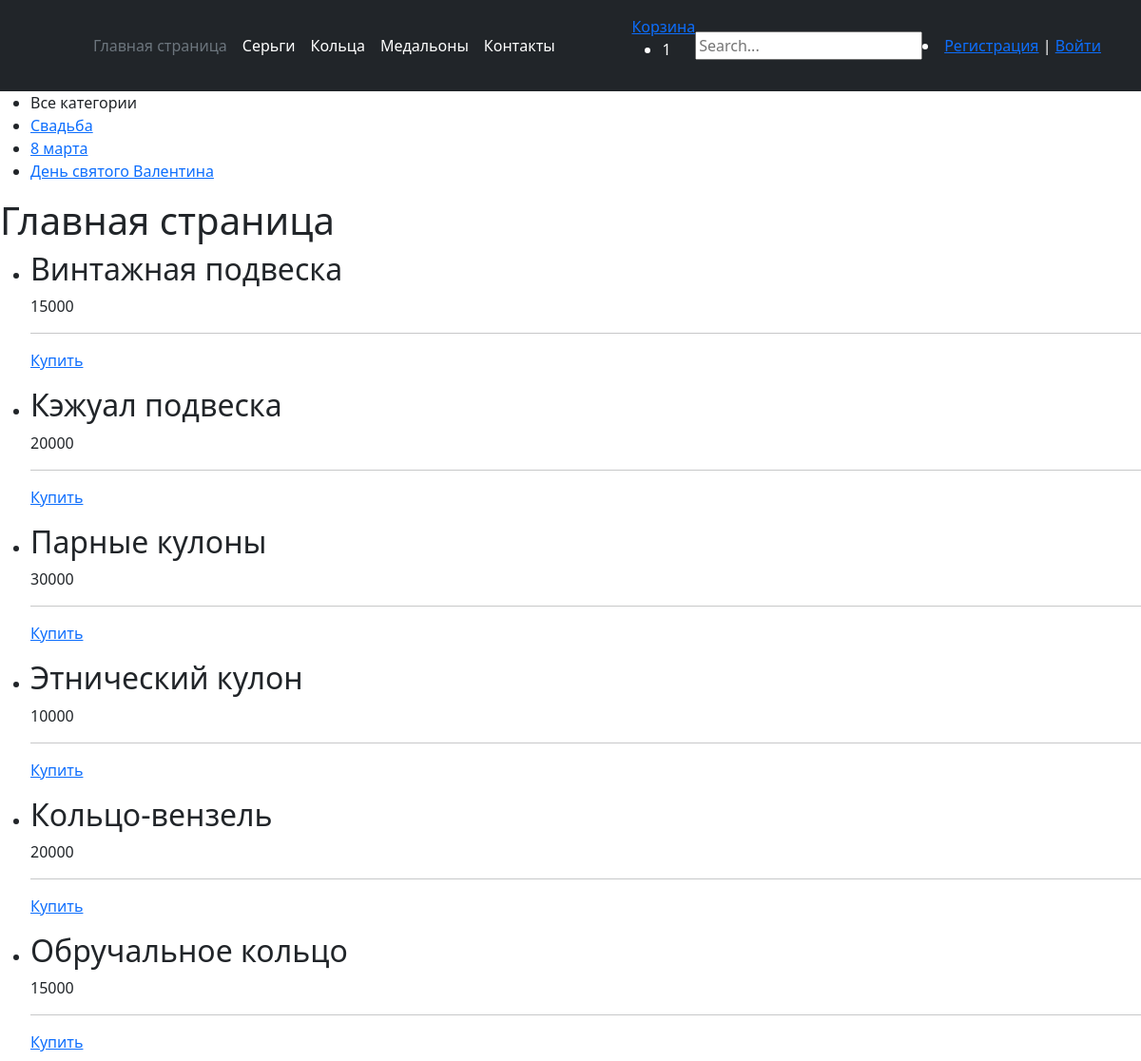
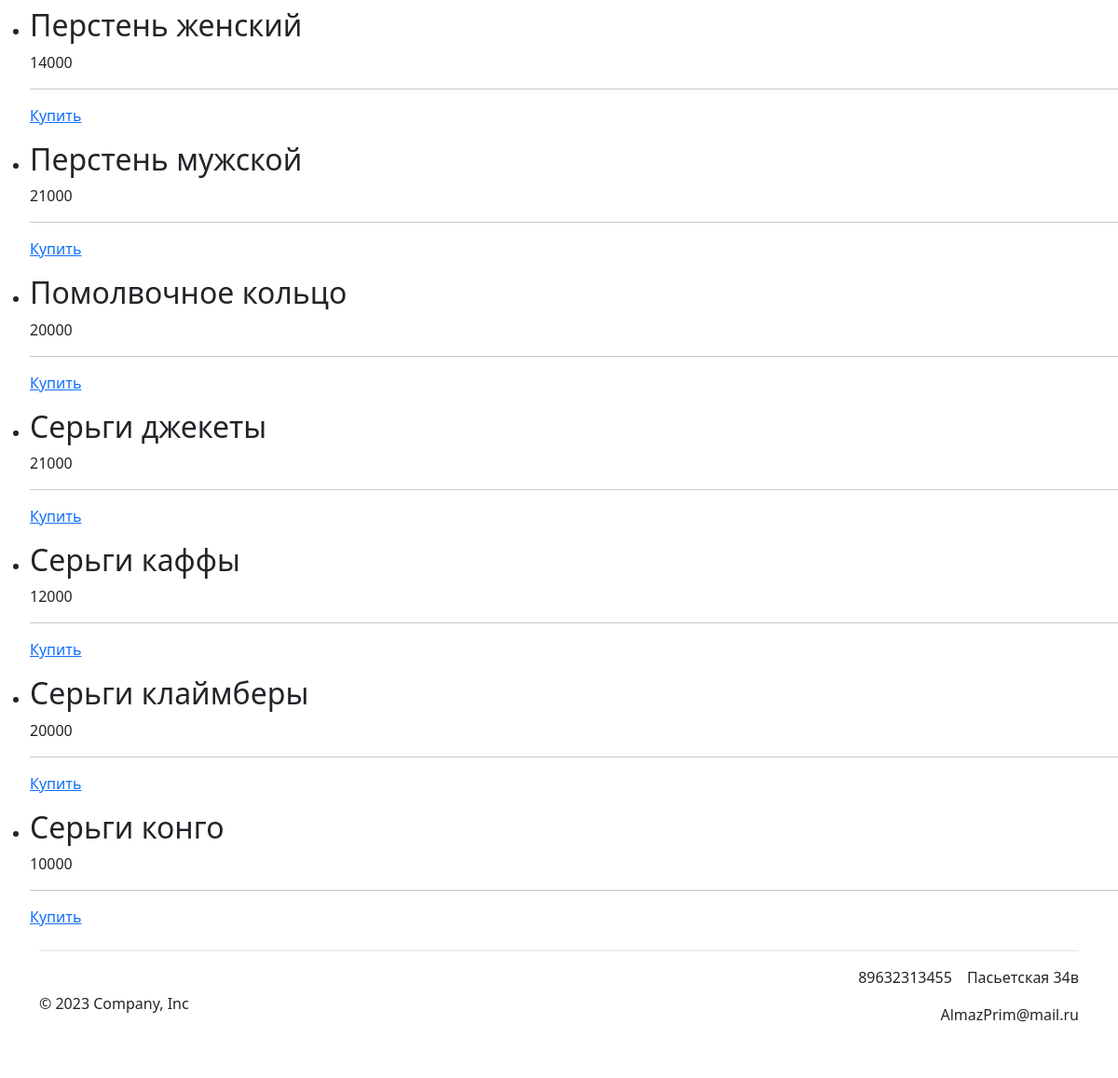
The page / on the database its author committed (2 pictures, top to bottom).
### catalog/models.py (models this page shows, shortened)
class Category(models.Model):
    name = models.CharField(max_length=100, db_index=True)
    def get_absolute_url(self):
        return reverse('category', kwargs={'cat_id': self.pk})
    class Meta:
        verbose_name = 'Категория'
        verbose_name_plural = 'Категории'
        ordering = ['id']

class Medallion(models.Model):
    titleMedallion = models.CharField('Название', max_length=50)
    metalMedallion = models.TextField('Материал')
    priceMedallion = models.IntegerField('Цена')
    cat = models.ForeignKey('Category', on_delete=models.PROTECT, null=True)
    def get_absolute_url(self):
        return reverse('post_medallion', kwargs={'medallion_id': self.pk})
    class Meta:
        verbose_name = 'Медальоны'
        ordering = ['titleMedallion']

class Ring(models.Model):
    titleRing = models.CharField('Название', max_length=50)
    metalRing = models.TextField('Материал')
    priceRing = models.IntegerField('Цена')
    cat = models.ForeignKey('Category', on_delete=models.PROTECT, null=True)
    def get_absolute_url(self):
        return reverse('post_ring', kwargs={'ring_id': self.pk})
    class Meta:
        verbose_name = 'Кольца'
        ordering = ['titleRing']

class Earrings(models.Model):
    titleEarrings = models.CharField('Название', max_length=50)
    metalEarrings = models.TextField('Материал')
    priceEarrings = models.IntegerField('Цена')
    cat = models.ForeignKey('Category', on_delete=models.PROTECT, null=True)
    def get_absolute_url(self):
        return reverse('post_earring', kwargs={'earrings_id': self.pk})
    class Meta:
        verbose_name = 'Серьги'
        ordering = ['titleEarrings']

### catalog/views.py (the view)
# urls.py: path('', index, name='home'),
def index(request):
    medallions = Medallion.objects.all()
    earring = Earrings.objects.all()
    rings = Ring.objects.all()
    cats = Category.objects.all()
    context = {
        'medallion': medallions,
        'earrings': earring,
        'cats': cats,
        'ring': rings,
        'cat_selected': 0,
        'title': 'Главная страница'
    }
    return render(request, 'shop/index.html', context=context)

### catalog/templates/shop/index.html
{% extends 'shop/base.html' %}
{% block content %}
<h1>{{title}}</h1>
<ul>
        {% for m in medallion %}
	        <li>
		        <h2>{{m.titleMedallion}}</h2>
		        <p>{{m.priceMedallion}}</p>
		        <hr>
	        </li>
	        <p class="link-read-post"><a href="{{ m.get_absolute_url }}">Купить</a></p>
	{% endfor %}
</ul>
<ul>
    {% for p in ring %}
	<li>
		<h2>{{p.titleRing}}</h2>
		<p>{{p.priceRing}}</p>
		<hr>
	</li>
	<p class="link-read-post"><a href="{{ p.get_absolute_url }}">Купить</a></p>
	{% endfor %}
</ul>
<ul>
    {% for e in earrings %}
	<li>
		<h2>{{e.titleEarrings}}</h2>
		<p>{{e.priceEarrings}}</p>
		<hr>
	</li>
	<p class="link-read-post"><a href="{{ e.get_absolute_url }}">Купить</a></p>
	{% endfor %}
</ul>
{% endblock %}

### catalog/templates/shop/base.html (shortened to what this page needs)
<!DOCTYPE html>
{% load static %}
<html lang="en">
<head>
    <link rel="stylesheet" href="https://cdn.jsdelivr.net/npm/bootstrap@5.2.3/dist/css/bootstrap.min.css">
</head>
<body>
<header class="p-3 text-bg-dark">
    <div class="container">
      <div class="d-flex flex-wrap align-items-center justify-content-center justify-content-lg-start">
        <a href="/" class="d-flex align-items-center mb-2 mb-lg-0 text-white text-decoration-none">
          <svg class="bi me-2" width="40" height="32" role="img" aria-label="Bootstrap"><use xlink:href="#bootstrap"></use></svg>
        </a>
        <ul class="nav col-12 col-lg-auto me-lg-auto mb-2 justify-content-center mb-md-0">
          <li><a href="{% url 'home' %}" class="nav-link px-2 text-secondary">Главная страница</a></li>
          <li><a href="{% url 'earrings' %}" class="nav-link px-2 text-white">Серьги</a></li>
          <li><a href="{% url 'ring' %}" class="nav-link px-2 text-white">Кольца</a></li>
          <li><a href="{% url 'medallion' %}" class="nav-link px-2 text-white">Медальоны</a></li>
          <li><a href="#Contacts" class="nav-link px-2 text-white">Контакты</a></li>
        </ul>
          <div class="basket-container">
                    <a href="#">Корзина </a>
                    <div class="basket-items hidden">
                        <ul class="">
                            <li>1</li>
                        </ul>
                    </div>
                </div>
          <form action="{% url 'search_results' %}" method="get">
              <input name="q" type="text" placeholder="Search...">
          </form>
        <div class="text-end">
            {% if request.user.is_authenticated %}
				<li class="last"> {{user.username}} | <a href="{% url 'logout' %}">Выйти</a></li>
				{% else %}
				<li class="last"><a href="{% url 'register' %}">Регистрация</a> | <a href="{% url 'login' %}">Войти</a></li>
				{% endif %}
        </div>
      </div>
    </div>
  </header>
<td valign="top" class="left-chapters">
	<ul id="leftchapters">
{% if cat_selected == 0 %}
		<li class="selected">Все категории</li>
{% else %}
		<li><a href="{% url 'home' %}">Все категории</a></li>
{% endif %}
{% for c in cats %}
	{% if c.pk == cat_selected %}
		<li class="selected">{{c.name}}</li>
	{% else %}
		<li><a href="{{ c.get_absolute_url }}">{{c.name}}</a></li>
	{% endif %}
{% endfor %}
	</ul>
</td>
{% block content %}
{% endblock %}
<div class="container">
  <footer id="Contacts" class="d-flex flex-wrap justify-content-between align-items-center py-3 my-4 border-top">
    <div class="col-md-4 d-flex align-items-center">
      <span class="mb-3 mb-md-0 text-body-secondary">© 2023 Company, Inc</span>
    </div>
    <ul class="nav col-md-4 justify-content-end list-unstyled d-flex">
      <li class="ms-3"><p class="text-body-secondary" >89632313455</p></li>
      <li class="ms-3"><p class="text-body-secondary" >Пасьетская 34в</p></li>
      <li class="ms-3"><p class="text-body-secondary" >AlmazPrim@mail.ru</p></li>
    </ul>
  </footer>
</div>
</body>
</html>

### rows shown on the page
Category: name "Свадьба"
Category: name "8 марта"
Category: name "День святого Валентина"
Medallion: titleMedallion "Винтажная подвеска", priceMedallion "15000"
Medallion: titleMedallion "Кэжуал подвеска", priceMedallion "20000"
Medallion: titleMedallion "Парные кулоны", priceMedallion "30000"
Medallion: titleMedallion "Этнический кулон", priceMedallion "10000"
Ring: titleRing "Кольцо-вензель", priceRing "20000"
Ring: titleRing "Обручальное кольцо", priceRing "15000"
Ring: titleRing "Перстень женский", priceRing "14000"
Ring: titleRing "Перстень мужской", priceRing "21000"
Ring: titleRing "Помолвочное кольцо", priceRing "20000"
Earrings: titleEarrings "Серьги джекеты", priceEarrings "21000"
Earrings: titleEarrings "Серьги каффы", priceEarrings "12000"
Earrings: titleEarrings "Серьги клаймберы", priceEarrings "20000"
Earrings: titleEarrings "Серьги конго", priceEarrings "10000"

### other values the page prints
{{ title }} "Главная страница"
